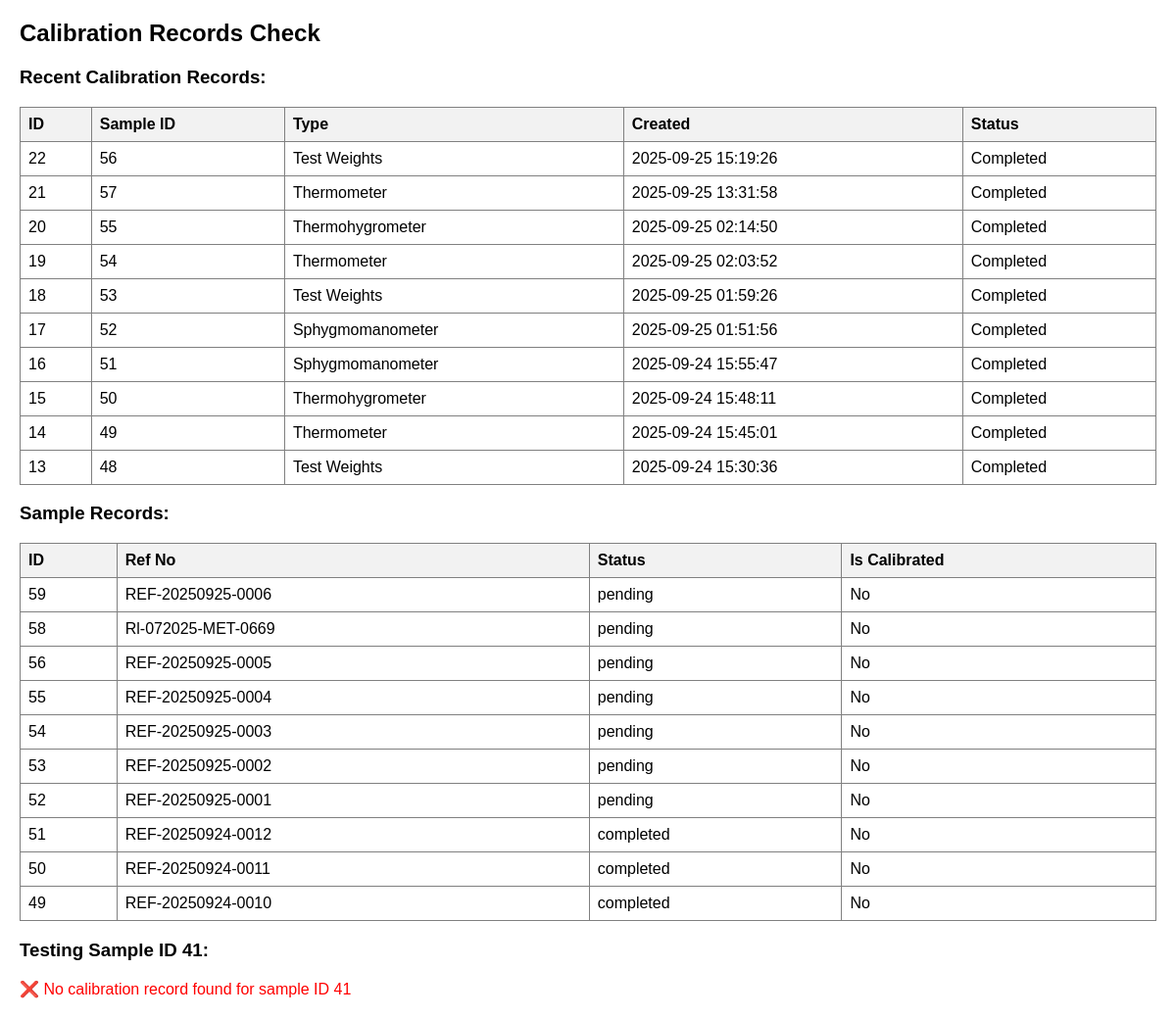
The app's page /check_calibration_records.php, older data.
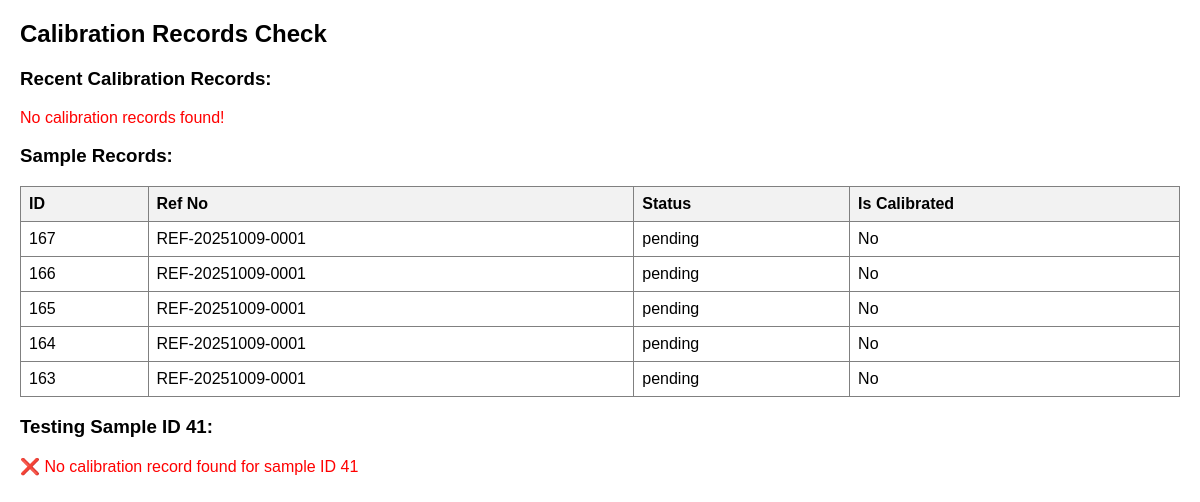
The same page, newer data.
### tables this page shows
CREATE TABLE `calibration_records` (
  `id` int(11) NOT NULL,
  `sample_id` int(11) NOT NULL,
  `calibration_type` varchar(100) NOT NULL,
  `input_data` longtext NOT NULL CHECK (json_valid(`input_data`)),
  `result_data` longtext DEFAULT NULL CHECK (json_valid(`result_data`)),
  `calibrated_by` int(11) DEFAULT NULL,
  `date_started` datetime DEFAULT NULL,
  `date_completed` datetime DEFAULT NULL,
  `created_at` timestamp NOT NULL DEFAULT current_timestamp(),
  `updated_at` timestamp NOT NULL DEFAULT current_timestamp() ON UPDATE current_timestamp()
);

CREATE TABLE `sample` (
  `id` int(11) NOT NULL,
  `reservation_ref_no` varchar(20) NOT NULL,
  `section` varchar(255) NOT NULL,
  `type` varchar(255) NOT NULL,
  `range` varchar(255) NOT NULL,
  `serial_no` varchar(100) DEFAULT NULL,
  `price` decimal(10,2) NOT NULL,
  `quantity` int(11) DEFAULT 1,
  `status` enum('pending','in_progress','completed') DEFAULT 'pending',
  `is_calibrated` tinyint(1) DEFAULT 0,
  `calibrated_by` int(11) DEFAULT NULL,
  `date_started` datetime DEFAULT NULL,
  `date_completed` datetime DEFAULT NULL,
  `remarks` text DEFAULT NULL,
  `created_at` timestamp NOT NULL DEFAULT current_timestamp(),
  `updated_at` timestamp NOT NULL DEFAULT current_timestamp() ON UPDATE current_timestamp()
);

### check_calibration_records.php (the view, shortened to what this page needs)
<?php
$database = new Database();
$db = $database->getConnection();
echo "<h2>Calibration Records Check</h2>";
$stmt = $db->prepare('SELECT * FROM calibration_records ORDER BY created_at DESC LIMIT 10');
$stmt->execute();
$records = $stmt->fetchAll(PDO::FETCH_ASSOC);
echo "<h3>Recent Calibration Records:</h3>";
if ($records) {
    echo "<table border='1' style='border-collapse: collapse; width: 100%;'>";
    echo "<tr><th>ID</th><th>Sample ID</th><th>Type</th><th>Created</th><th>Status</th></tr>";
    foreach ($records as $record) {
        echo "<tr>";
        echo "<td>" . $record['id'] . "</td>";
        echo "<td>" . $record['sample_id'] . "</td>";
        echo "<td>" . $record['calibration_type'] . "</td>";
        echo "<td>" . $record['created_at'] . "</td>";
        echo "<td>" . ($record['date_completed'] ? 'Completed' : 'In Progress') . "</td>";
        echo "</tr>";
    }
    echo "</table>";
} else {
    echo "<p style='color: red;'>No calibration records found!</p>";
}
echo "<h3>Sample Records:</h3>";
$sample_stmt = $db->prepare('SELECT id, reservation_ref_no, status, is_calibrated FROM sample ORDER BY id DESC LIMIT 10');
$sample_stmt->execute();
$samples = $sample_stmt->fetchAll(PDO::FETCH_ASSOC);
if ($samples) {
    echo "<table border='1' style='border-collapse: collapse; width: 100%;'>";
    echo "<tr><th>ID</th><th>Ref No</th><th>Status</th><th>Is Calibrated</th></tr>";
    foreach ($samples as $sample) {
        echo "<tr>";
        echo "<td>" . $sample['id'] . "</td>";
        echo "<td>" . $sample['reservation_ref_no'] . "</td>";
        echo "<td>" . $sample['status'] . "</td>";
        echo "<td>" . ($sample['is_calibrated'] ? 'Yes' : 'No') . "</td>";
        echo "</tr>";
    }
    echo "</table>";
} else {
    echo "<p style='color: red;'>No sample records found!</p>";
}
echo "<h3>Testing Sample ID 41:</h3>";
$test_stmt = $db->prepare('SELECT * FROM calibration_records WHERE sample_id = 41');
$test_stmt->execute();
$test_record = $test_stmt->fetch(PDO::FETCH_ASSOC);
if ($test_record) {
    echo "<p style='color: green;'>✅ Calibration record found for sample ID 41:</p>";
    echo "<ul>";
    echo "<li>Type: " . $test_record['calibration_type'] . "</li>";
    echo "<li>Created: " . $test_record['created_at'] . "</li>";
    echo "<li>Completed: " . ($test_record['date_completed'] ? $test_record['date_completed'] : 'Not completed') . "</li>";
    echo "</ul>";
} else {
    echo "<p style='color: red;'>❌ No calibration record found for sample ID 41</p>";
}
?>

### check_calibration_records.php (style rules this page uses)
table { margin: 10px 0; }
th, td { padding: 8px; text-align: left; }
th { background-color: #f2f2f2; }

Row changes from the older to the newer data that the page shows:
removed calibration_records: id "22", sample "56", calibration_type "Test Weights", created_at "2025-09-25 15:19:26", shows "Completed"
removed calibration_records: id "21", sample "57", calibration_type "Thermometer", created_at "2025-09-25 13:31:58", shows "Completed"
removed calibration_records: id "20", sample "55", calibration_type "Thermohygrometer", created_at "2025-09-25 02:14:50", shows "Completed"
removed calibration_records: id "19", sample "54", calibration_type "Thermometer", created_at "2025-09-25 02:03:52", shows "Completed"
removed calibration_records: id "18", sample "53", calibration_type "Test Weights", created_at "2025-09-25 01:59:26", shows "Completed"
removed calibration_records: id "17", sample "52", calibration_type "Sphygmomanometer", created_at "2025-09-25 01:51:56", shows "Completed"
removed calibration_records: id "16", sample "51", calibration_type "Sphygmomanometer", created_at "2025-09-24 15:55:47", shows "Completed"
removed calibration_records: id "15", sample "50", calibration_type "Thermohygrometer", created_at "2025-09-24 15:48:11", shows "Completed"
removed calibration_records: id "14", sample "49", calibration_type "Thermometer", created_at "2025-09-24 15:45:01", shows "Completed"
removed calibration_records: id "13", sample "48", calibration_type "Test Weights", created_at "2025-09-24 15:30:36", shows "Completed"
removed sample: id "59", reservation_ref_no "REF-20250925-0006", status "pending", is_calibrated "No"
removed sample: id "58", reservation_ref_no "Rl-072025-MET-0669", status "pending", is_calibrated "No"
removed sample: id "56", reservation_ref_no "REF-20250925-0005", status "pending", is_calibrated "No"
removed sample: id "55", reservation_ref_no "REF-20250925-0004", status "pending", is_calibrated "No"
removed sample: id "54", reservation_ref_no "REF-20250925-0003", status "pending", is_calibrated "No"
removed sample: id "53", reservation_ref_no "REF-20250925-0002", status "pending", is_calibrated "No"
removed sample: id "52", reservation_ref_no "REF-20250925-0001", status "pending", is_calibrated "No"
removed sample: id "51", reservation_ref_no "REF-20250924-0012", status "completed", is_calibrated "No"
removed sample: id "50", reservation_ref_no "REF-20250924-0011", status "completed", is_calibrated "No"
removed sample: id "49", reservation_ref_no "REF-20250924-0010", status "completed", is_calibrated "No"
added sample: id "167", reservation_ref_no "REF-20251009-0001", status "pending", is_calibrated "No"
added sample: id "166", reservation_ref_no "REF-20251009-0001", status "pending", is_calibrated "No"
added sample: id "165", reservation_ref_no "REF-20251009-0001", status "pending", is_calibrated "No"
added sample: id "164", reservation_ref_no "REF-20251009-0001", status "pending", is_calibrated "No"
added sample: id "163", reservation_ref_no "REF-20251009-0001", status "pending", is_calibrated "No"
Text that changed along with them:
text no longer shown: "ID Sample ID Type Created Status"
text now shown: "No calibration records found!"
